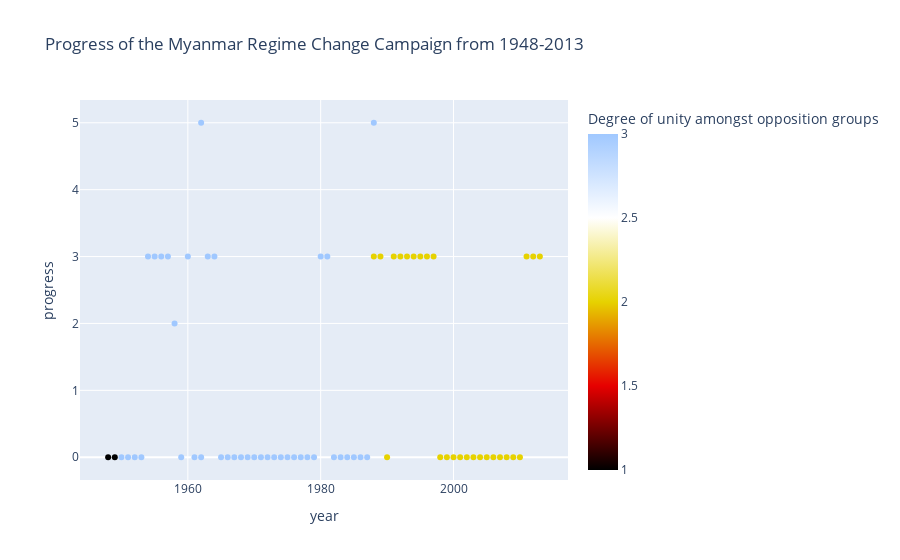

Notebook code for this chart:
### Code cell
px.defaults.color_continuous_scale = px.colors.sequential.Blackbody
px.scatter(
  df_mrcc,
  x = 'year',
  y = "progress",
    color = 'Degree of unity amongst opposition groups',
  title = 'Progress of the Myanmar Regime Change Campaign from 1948-2013'
)

### Figure 1 — Plotly figure (JSON) as saved in the notebook; plotly's stock layout.template omitted (floating-point values rounded to 4 significant figures)
{"data": [{"hovertemplate": "year=%{x}<br>progress=%{y}<br>Degree of unity amongst opposition groups=%{marker.color}<extra></extra>", "legendgroup": "", "marker": {"color": [1, 1, 3, 3, 3, 3, 3, 3, 3, 3, 3, 3, 3, 3, 3, 3, 3, 3, 3, 3, 3, 3, 3, 3, 3, 3, 3, 3, 3, 3, 3, 3, 3, 3, 3, 3, 3, 3, 3, 3, 3, 3, 2, 2, 2, 2, 2, 2, 2, 2, 2, 2, 2, 2, 2, 2, 2, 2, 2, 2, 2, 2, 2, 2, 2, 2, 2, 2], "coloraxis": "coloraxis", "symbol": "circle"}, "mode": "markers", "name": "", "orientation": "v", "showlegend": false, "type": "scatter", "x": [1948, 1949, 1950, 1951, 1952, 1953, 1954, 1955, 1956, 1957, 1958, 1959, 1960, 1961, 1962, 1962, 1963, 1964, 1965, 1966, 1967, 1968, 1969, 1970, 1971, 1972, 1973, 1974, 1975, 1976, 1977, 1978, 1979, 1980, 1981, 1982, 1983, 1984, 1985, 1986, 1987, 1988, 1988, 1989, 1990, 1991, 1992, 1993, 1994, 1995, 1996, 1997, 1998, 1999, 2000, 2001, 2002, 2003, 2004, 2005, 2006, 2007, 2008, 2009, 2010, 2011, 2012, 2013], "xaxis": "x", "y": [0, 0, 0, 0, 0, 0, 3, 3, 3, 3, 2, 0, 3, 0, 5, 0, 3, 3, 0, 0, 0, 0, 0, 0, 0, 0, 0, 0, 0, 0, 0, 0, 0, 3, 3, 0, 0, 0, 0, 0, 0, 5, 3, 3, 0, 3, 3, 3, 3, 3, 3, 3, 0, 0, 0, 0, 0, 0, 0, 0, 0, 0, 0, 0, 0, 3, 3, 3], "yaxis": "y"}], "layout": {"coloraxis": {"colorbar": {"title": {"text": "Degree of unity amongst opposition groups"}}, "colorscale": [[0, "rgb(0,0,0)"], [0.25, "rgb(230,0,0)"], [0.5, "rgb(230,210,0)"], [0.75, "rgb(255,255,255)"], [1, "rgb(160,200,255)"]]}, "legend": {"tracegroupgap": 0}, "title": {"text": "Progress of the Myanmar Regime Change Campaign from 1948-2013"}, "xaxis": {"anchor": "y", "domain": [0, 1], "title": {"text": "year"}}, "yaxis": {"anchor": "x", "domain": [0, 1], "title": {"text": "progress"}}}}
